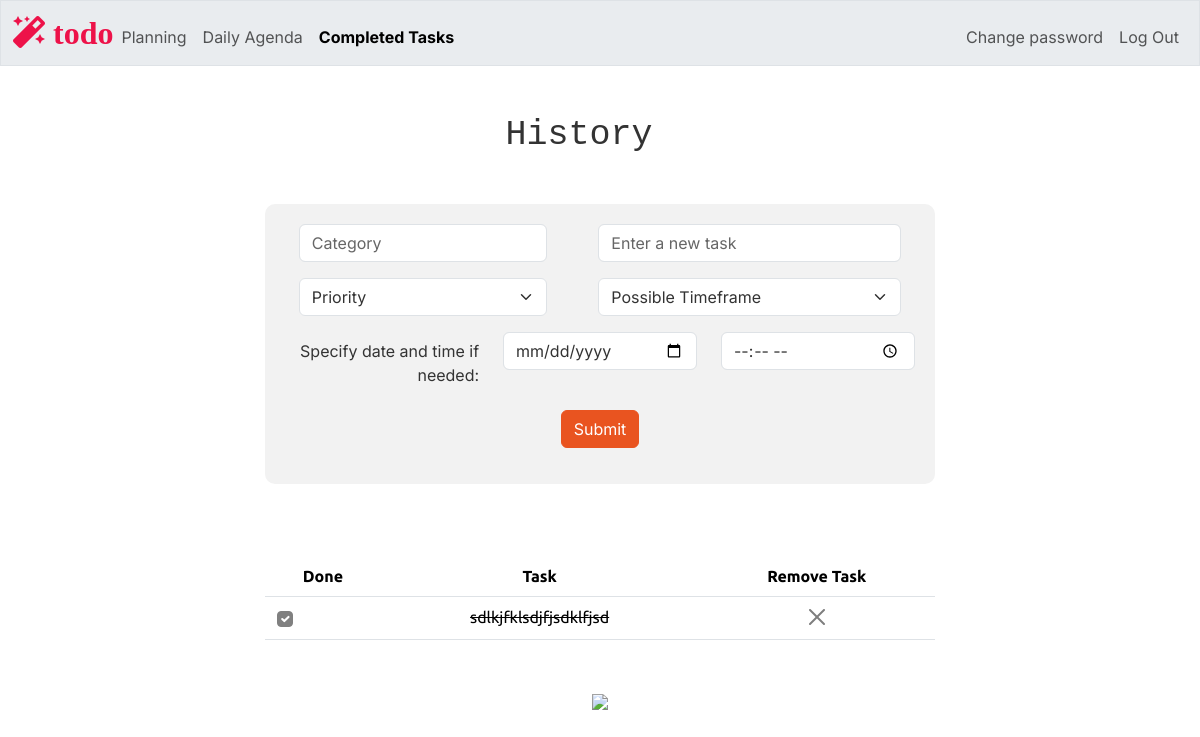
Page /completed (signed in) on the earlier database version.
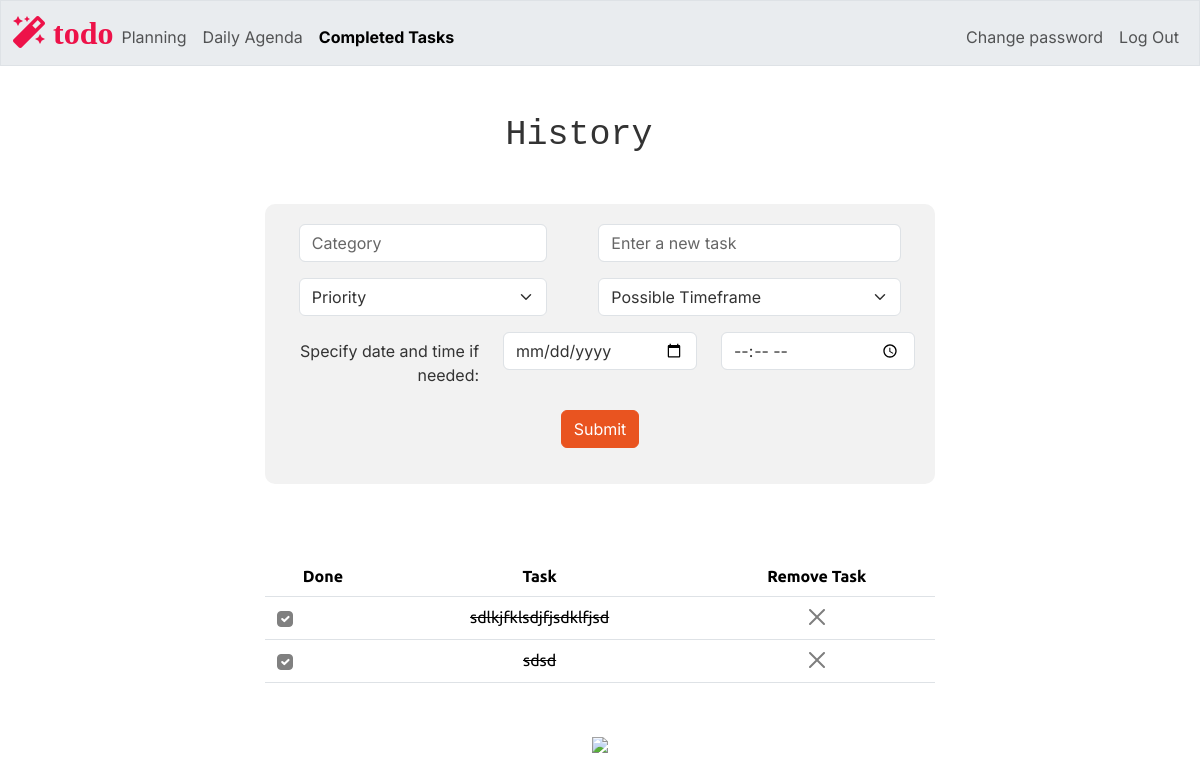
Same page on the later database version.
### tables this page shows
CREATE TABLE tasks (
    id INTEGER PRIMARY KEY AUTOINCREMENT NOT NULL,
    users_id INTEGER NOT NULL,
    category TEXT NOT NULL,
    task TEXT NOT NULL,
    timeframe TEXT,
    priority TEXT,
    completion INTEGER DEFAULT 0,
    date DATE,
    time TIME,
    FOREIGN KEY (users_id) REFERENCES users(id)
);

### app.py (the view)
@app.route("/completed", methods=["GET", "POST"])
@login_required
def completed():
    users_id = session["user_id"]
    tasks = db.execute("SELECT id, category, task, completion FROM tasks WHERE users_id =? AND completion = 1", users_id)
    welcome_message_h1 = "History "
    return render_template("completed.html", tasks=tasks, welcome_message_h1 = welcome_message_h1, current_page="completed")

### app.py (called while the page is built)
@app.after_request
def after_request(response):
    response.headers["Cache-Control"] = "no-cache, no-store, must-revalidate"
    response.headers["Expires"] = 0
    response.headers["Pragma"] = "no-cache"
    return response

### helpers.py (called while the page is built)
def login_required(f):
    @wraps(f)
    def decorated_function(*args, **kwargs):
        if session.get("user_id") is None:
            return redirect("/login")
        return f(*args, **kwargs)
    return decorated_function

### templates/completed.html (shortened to what this page needs)
{% extends "layout.html" %}
{% block main %}
    <table class="table mx-auto text-center mb-5" style="width: 60%;">
        <thead>
            <tr>
                <th> Done </th>
                <th> Task </th>
                <th> Remove Task </th>
            </tr>
        </thead>
        <tbody>
            {% for task in tasks %}
                <tr id="todo_row_{{ task.id }}" >
                    <td class="align-middle">
                        <div class="d-flex align-items-center " >
                            <div class=" col-auto d-flex justify-content-center align-items-center form-check" >
                                <input class="form-check-input completion-checkbox"
                                        type="checkbox"
                                        id="completion_{{ task.id }}"
                                        name="task_completion"
                                        data-task-id="{{ task.id }}"
                                        data-completion="{{ task.completion}}"
                                        {% if task.completion == 1 %}checked{% endif %}
                                        onchange="updateTaskStatus(this)"
                                        style="background-color: gray; border-color: gray;">
                            </div>
                        </div>
                    </td>
                    <td style="text-decoration: line-through;">{{ task.task }}</td>
                    <td>
                        <button class="btn-close" onclick="delete_task({{ task.id }})"></button>
                    </td>
                </tr>
            {% endfor %}
        </tbody>
    </table>
    <img src="/static/completed.png" class="wide-image">
{% endblock %}

Differences in the rows shown:
now on this page (row edited): tasks: completion "☑", task "sdsd"
